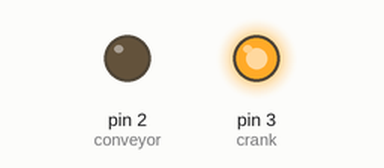
This sketch was run on a simulated Arduino Uno, built with avr-gcc and run on an emulated ATmega328P. Shown: output pins drawn as LEDs (lit = HIGH). What the sketch prints to the serial monitor is not drawn.

Above: at 0.1 s.
Timing chart, 0 to 1.6 s (numbered marks = the images above):
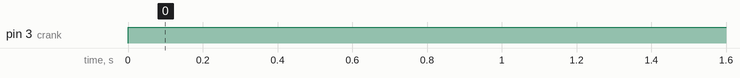

Measured:
- by itself, pin 3 (crank): LOW → HIGH at 0.00 s

The sketch:

control-arduino.ino
```cpp
const int conveyor=2;
const int crank=3;
const int sensor1=4;
const int sensor1Val=0;
const int sensor1Count=0;


void setup() {
  pinMode (conveyor, OUTPUT);
  pinMode(crank, OUTPUT);
  pinMode (sensor1, INPUT);
  Serial.begin(9600);


}

void loop()
{
 // digitalWrite(conveyor, HIGH);
  //Serial.println ("Conveyor on");
 // delay(2000);
  digitalWrite(crank, HIGH);
  Serial.println ("Crank on");
 /* sensor1Val = digitalRead(sensor1);
  while (sensor1Val!=0)
  {

     while(!sensor1Val)
      {
       sensor1Val = digitalRead(sensor1);
       sensor1Count++;
       Serial.print ("incoming :");
       Serial.println(sensor1Count);
       break;
     }
  }

 */
}
```
